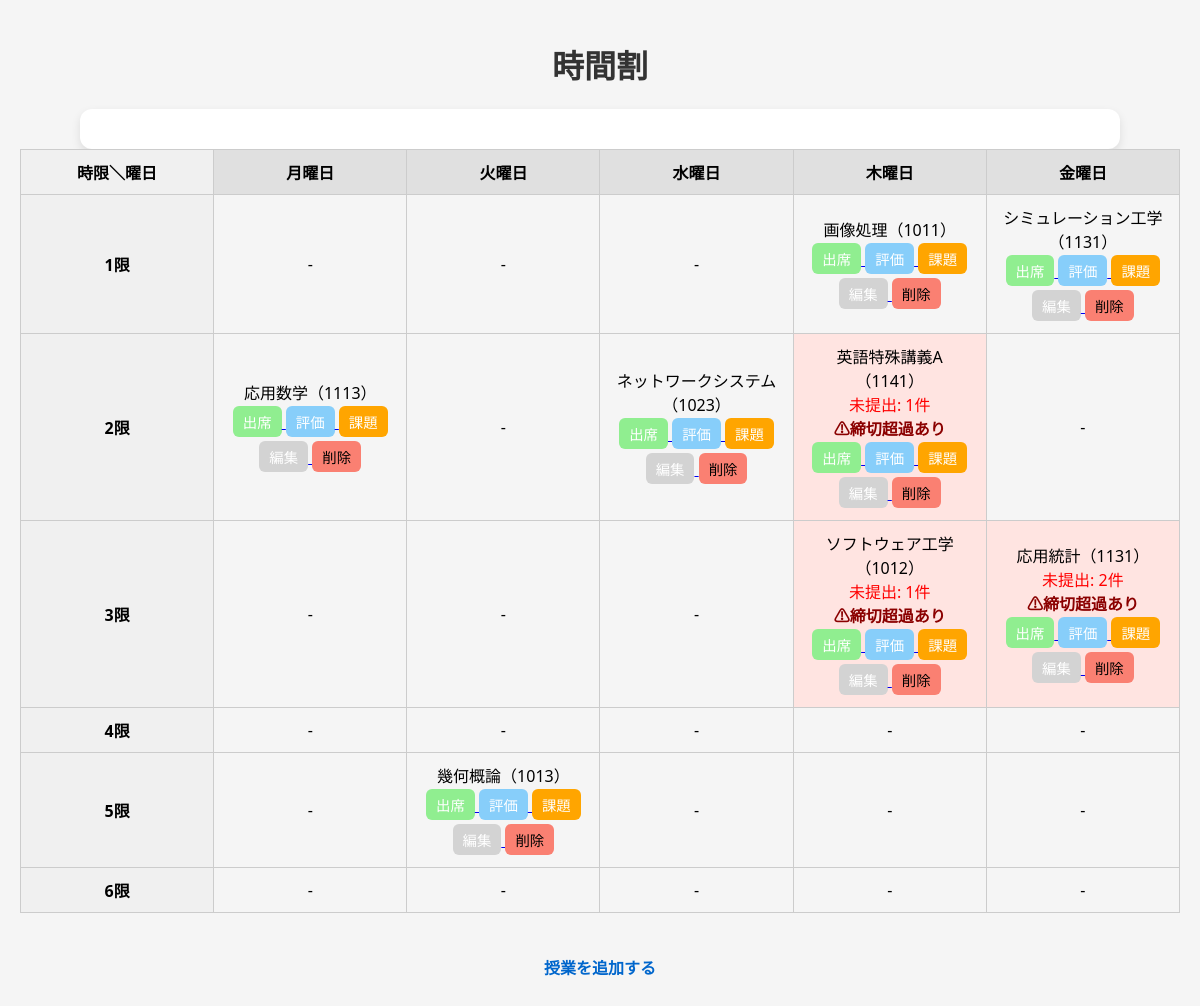
The page / on the database its author committed.
### tables this page shows
CREATE TABLE classes (
            id INTEGER PRIMARY KEY AUTOINCREMENT,
            name TEXT NOT NULL,
            day TEXT NOT NULL,
            period TEXT NOT NULL,
            room TEXT NOT NULL
        );

### app.py (the view)
@app.route('/')
def index():
    days = ['月曜日', '火曜日', '水曜日', '木曜日', '金曜日']
    periods = ['1', '2', '3', '4', '5', '6']
    timetable = {day: {p: None for p in periods} for day in days}
    conn = sqlite3.connect(DB_NAME)
    c = conn.cursor()
    c.execute("SELECT * FROM classes")
    classes = c.fetchall()
    for cls in classes:
        class_id, name, day, period, room = cls
        c.execute("SELECT COUNT(*) FROM assignments WHERE class_id=? AND submitted=0", (class_id,))
        unsubmitted_count = c.fetchone()[0]
        c.execute("SELECT deadline FROM assignments WHERE class_id=? AND submitted=0", (class_id,))
        overdue = False
        today = datetime.today().date()
        for (deadline,) in c.fetchall():
            try:
                if datetime.strptime(deadline, "%Y-%m-%d").date() < today:
                    overdue = True
                    break
            except ValueError:
                continue  # 万一不正な日付が入っていた場合は無視
        timetable[day][period] = {
            'id': class_id,
            'name': name,
            'room': room,
            'unsubmitted': unsubmitted_count,
            'overdue': overdue
        }
    conn.close()
    return render_template('index.html', timetable=timetable, days=days, periods=periods)

### templates/index.html (shortened to what this page needs)
<!DOCTYPE html>
<html lang="ja">
<head>
</head>
<body>
  <h1>時間割</h1>
  <div class="table-wrapper"></div>
    <table>
      <tr>
        <th>時限＼曜日</th>
        {% for day in days %}
          <th>{{ day }}</th>
        {% endfor %}
      </tr>
      {% for period in periods %}
      <tr>
        <th>{{ period }}限</th>
        {% for day in days %}
      <td
        {% if timetable[day][period] and timetable[day][period]['unsubmitted'] > 0 %}
          style="background-color:
            {% if timetable[day][period]['overdue'] %}
              mistyrose;
            {% else %}
              #fffacd;
            {% endif %}"
          {% endif %}
      >
          {% if timetable[day][period] %}
          {{ timetable[day][period]['name'] }}（{{ timetable[day][period]['room'] }}）<br>
          {% if timetable[day][period]['unsubmitted'] > 0 %}
            <span style="color: red;">未提出: {{ timetable[day][period]['unsubmitted'] }}件</span><br>
            {% if timetable[day][period]['overdue'] %}
              <span style="color: darkred; font-weight: bold;">⚠︎締切超過あり</span><br>
            {% endif %}
          {% endif %}
          <a href="{{ url_for('view_attendance', class_id=timetable[day][period]['id']) }}">
            <button style="background-color: lightgreen;">出席</button>
          </a>
          <a href="{{ url_for('evaluation', class_id=timetable[day][period]['id']) }}">
            <button style="background-color: lightskyblue;">評価</button>
          </a>
          <a href="{{ url_for('assignments', class_id=timetable[day][period]['id']) }}">
            <button style="background-color: orange;">課題</button>
          </a>
          <a href="{{ url_for('edit_class', class_id=timetable[day][period]['id']) }}">
            <button style="background-color: lightgray;">編集</button>
          </a>
          <form method="POST" action="{{ url_for('delete_class', class_id=timetable[day][period]['id']) }}" style="display: inline;">
            <button type="submit" style="background-color: salmon;">削除</button>
          </form>
        {% else %}
          -
        {% endif %}
      </td>
        {% endfor %}
      </tr>
      {% endfor %}
    </table>
  <br />
  <a href="/add_class">授業を追加する</a>
</body>
</html>

### templates/index.html (style rules this page uses)
body { font-family: "Segoe UI", "Helvetica Neue", sans-serif; margin: 0; padding: 20px; background-color: #f5f5f5; }
h1 { text-align: center; color: #333; }
.table-wrapper { overflow-x: auto; margin: auto; max-width: 1000px; background: #fff; padding: 20px; border-radius: 12px; box-shadow: 0 4px 10px rgba(0, 0, 0, 0.1); }
table { border-collapse: collapse; width: 100%; table-layout: fixed; }
th, td { border: 1px solid #ccc; padding: 10px; text-align: center; word-break: break-word; }
th { position: sticky; top: 0; background: #e0e0e0; z-index: 2; }
th:first-child, td:first-child { position: sticky; left: 0; background: #f0f0f0; z-index: 3; }
button { border: none; padding: 5px 10px; border-radius: 6px; cursor: pointer; font-size: 0.9em; margin: 2px 0; }
a button { color: white; }
a[href="/add_class"] { display: block; width: fit-content; margin: 20px auto; font-weight: bold; text-align: center; color: #0066cc; text-decoration: none; }
button[style*="lightgreen"] { background-color: #8bc34a; }
button[style*="lightskyblue"] { background-color: #03a9f4; }
button[style*="orange"] { background-color: #ff9800; }
button[style*="lightgray"] { background-color: #9e9e9e; }
button[style*="salmon"] { background-color: #f44336; }

### rows shown on the page
classes: name "画像処理", room "1011"
classes: name "シミュレーション工学", room "1131"
classes: name "応用数学", room "1113"
classes: name "ネットワークシステム", room "1023"
classes: name "英語特殊講義A", room "1141"
classes: name "ソフトウェア工学", room "1012"
classes: name "応用統計", room "1131"
classes: name "幾何概論", room "1013"

### other values the page prints
{{ day }} "月曜日" "火曜日" "水曜日" "木曜日" "金曜日"
{{ period }} "1" "2" "3" "4" "5" "6"
{{ timetable[day][period]['unsubmitted'] }} "1" "1" "2"
